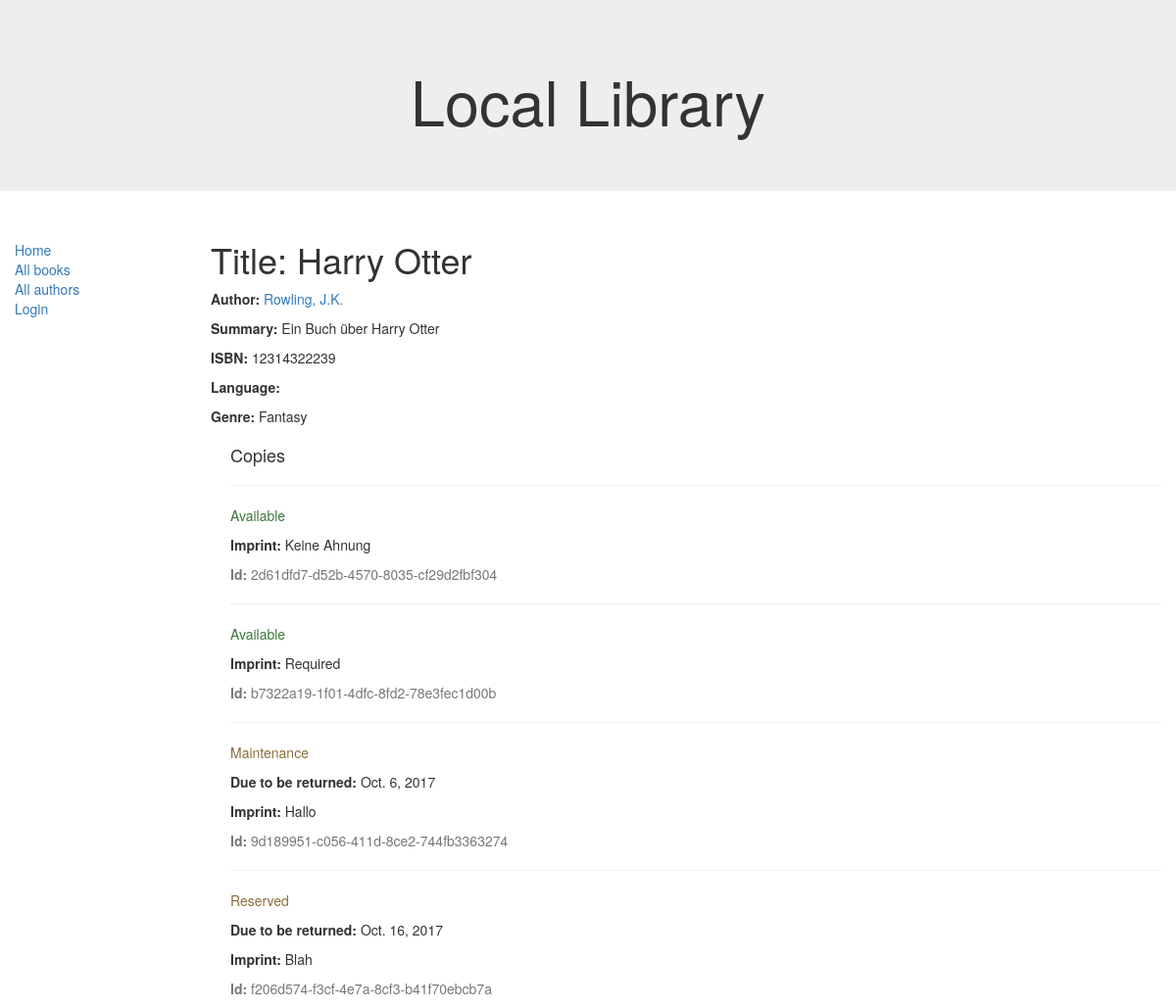
Page /catalog/book/3 on the earlier database version.
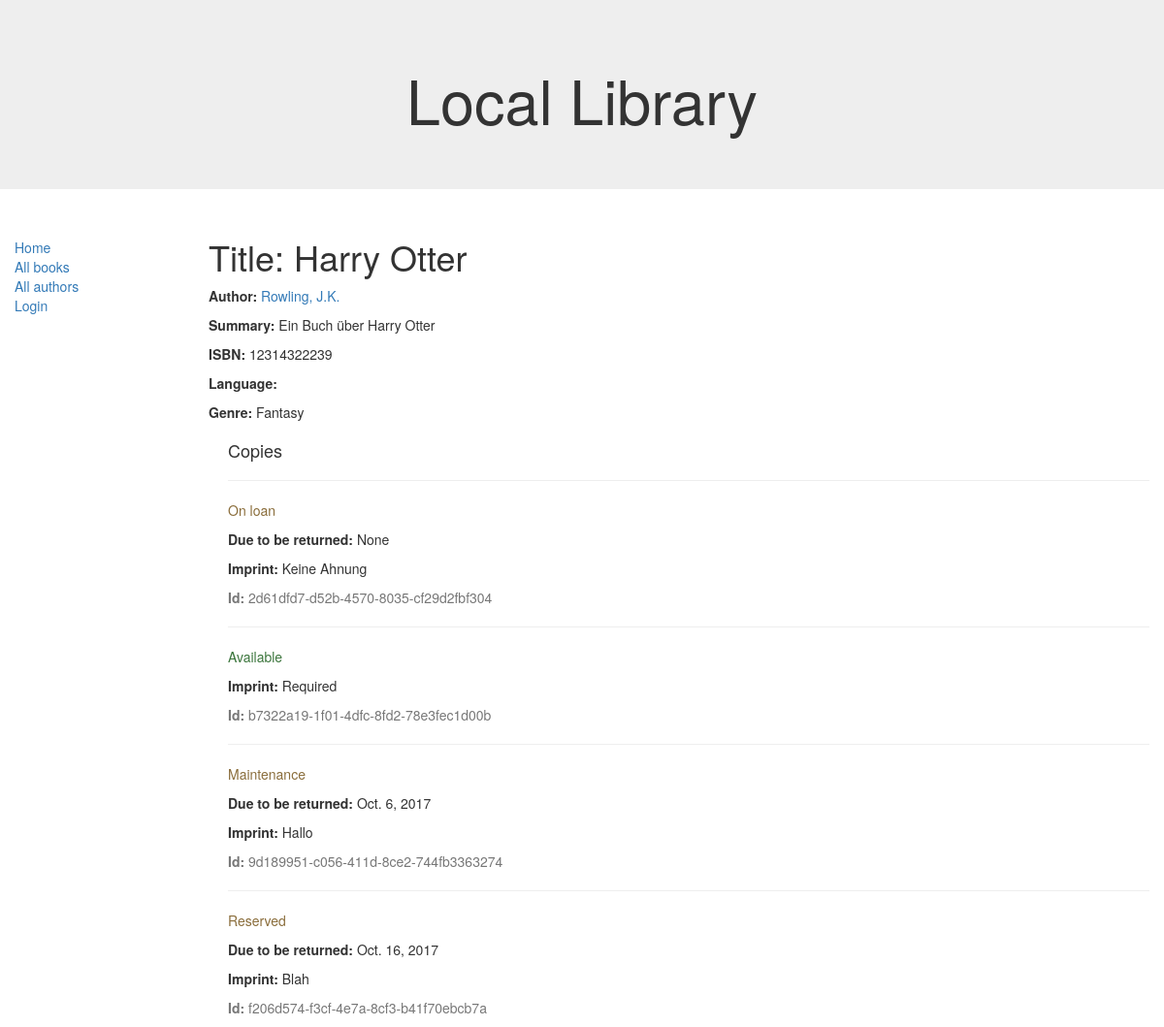
Same page on the later database version.
### catalog/models.py (models this page shows, shortened)
class BookInstance(models.Model):
    id = models.UUIDField(primary_key=True, default=uuid.uuid4,
                          help_text="Unique ID for this particular book across whole library")
    book = models.ForeignKey('Book', on_delete=models.SET_NULL, null=True)
    imprint = models.CharField(max_length=200)
    due_back = models.DateField(null=True, blank=True)
    borrower = models.ForeignKey(User, on_delete=models.SET_NULL, null=True, blank=True)
    LOAN_STATUS = (
        ('m', 'Maintenance'),
        ('o', 'On loan'),
        ('a', 'Available'),
        ('r', 'Reserved'),
    )
    status = models.CharField(max_length=1, choices=LOAN_STATUS, blank=True, default='m', help_text='Book availability')
    class Meta:
        ordering = ["due_back"]
        permissions = (("can_mark_returned", "Set book as returned"),)

### catalog/views.py (the view)
# urls.py: url(r'^book/(?P<pk>\d+)$', views.BookDetailView.as_view(), name='book-detail'), # matches agains 'book/' followed
class BookDetailView(generic.DetailView):
    model = Book

### catalog/models.py (called while the page is built)
    def __str__(self):
        return self.name

    def __str__(self):
        return '%s, %s' % (self.last_name, self.first_name)

### catalog/templates/catalog/book_detail.html (shortened to what this page needs)
{% extends "base_generic.html" %}
{% block content %}
    <h1>Title: {{ book.title }}</h1>
    <p><strong>Author:</strong> <a href="">{{ book.author }}</a></p>
    <p><strong>Summary:</strong> {{ book.summary }}</p>
    <p><strong>ISBN:</strong> {{ book.isbn }}</p>
    <p><strong>Language:</strong> {{ book.language }}</p>
    <p><strong>Genre:</strong> {% for genre in book.genre.all %} {{ genre }}{% if not forloop.last %}, {% endif %}{% endfor %}</p>
    <div style="margin-left:20px;margin-top:20px">
        <h4>Copies</h4>
        {% for copy in book.bookinstance_set.all %}
        <hr>
        <p class="{% if copy.status == 'a' %}text-success{% elif copy.status == 'd' %}text-danger{% else %}text-warning{% endif %}">{{ copy.get_status_display }}</p>
        {% if copy.status != 'a' %}<p><strong>Due to be returned:</strong> {{copy.due_back}}</p>{% endif %}
        <p><strong>Imprint:</strong> {{copy.imprint}}</p>
        <p class="text-muted"><strong>Id:</strong> {{copy.id}}</p>
         {% endfor %}
    </div>
{% endblock %}

Differences in the rows shown:
changed BookInstance "Keine Ahnung": status "Available" → "On loan"; due_back (not shown) → "None"
